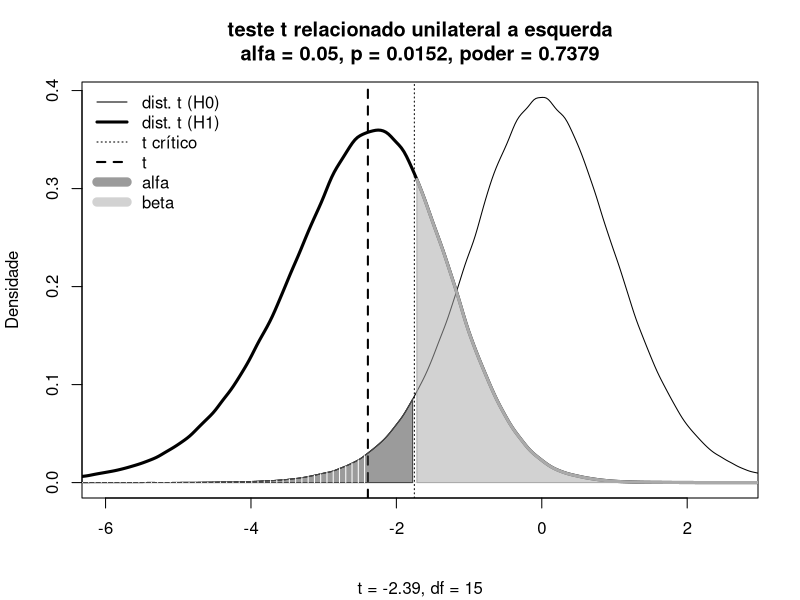

Source code (R):
# -*- coding: utf-8 -*-
# Teste t relacionado unilateral a esquerda
# Referencial teorico da distribuicao t central e nao-central

n <- 16
mediaA <- 5.9; mediaB <- 4.8
dpA <- 1.2; dpB <- 1.8
r <- 0.3
alfa <- 0.05
dif <- mediaB - mediaA
df <- n - 1
ep <- sqrt((dpA^2 + dpB^2 - 2*r*dpA*dpB)/n)
t <- dif/ep
p <- pt(t,df)
eta2 <- t^2/(t^2 + df)
ncp <- t # ncp = estatistica de teste t
# media e dp das dist. t central e nao-central
mediaH0 <- 0
dpH0 <- sqrt(df/(df-2))
beta <- sqrt(df/2)*gamma((df-1)/2)/gamma(df/2)
mediaH1 <- ncp*beta
dpH1 <- sqrt(((df*(1+ncp^2))/(df-2))-mediaH1^2)
# distribuicao t sob H0 (central: ncp = 0)
tH0 <- rt(1e6, df)
dtH0 <- density(tH0)
# distribuicao t sob H1 (nao-central: ncp = t)
tH1 <- rt(1e6, df, ncp)
dtH1 <- density(tH1)
# quantil critico (1-alfa)% sob H0 e poder 
q <- qt(alfa, df) 
poder <- pt(q,df,ncp)

# Grafico
x_min = max(c( min(c(dtH0$x,dtH1$x)), if(t<0){-2.5*abs(t)}else{-1.5*abs(q)} ))
x_max = min(c( max(c(dtH0$x,dtH1$x)), if(t>0){ 2.5*abs(t)}else{ 1.5*abs(q)} ))
# formato de p e poder
p_txt <- paste("p = ",round(p,4),sep="")
if(p<1e-4){p_txt <- paste("p = ",format(p, format = "e", digits = 2),sep="")}
if(p>0.9999){p_txt <- "p > 0.9999"}
plot(dtH0,type="l",
     main=paste("teste t relacionado unilateral a esquerda\n",
                "alfa = ",alfa,", ",p_txt,", poder = ",round(poder,4),
                sep=""),
     sub=paste("t = ",round(t,2),", df = ",round(df,2),sep=""),
     xlab=NA,ylab="Densidade",
     xlim = c(x_min,x_max),
     lwd=1, lty=1, col="#000000"
)
lines(dtH1,lwd=3, lty=1, col="#000000")
abline(v=q, lwd=1, lty = 3, col="#000000")
abline(v=t, lwd=2, lty = 2, col="#000000")
# area de alfa
# esquerda
alfa_x <- c(dtH0$x[dtH0$x<=q]) 
alfa_y <- c(dtH0$y[dtH0$x<=q])
lines(alfa_x, alfa_y, col="#444444", lwd=1)
alfa_x <- c(min(alfa_x),alfa_x,max(alfa_x))  
alfa_y <- c(0,alfa_y,0)
polygon(alfa_x, alfa_y, col="#44444488", border="#444444")
# area beta (1-poder)
beta_x <- c(dtH1$x[dtH1$x>=q]) 
beta_y <- c(dtH1$y[dtH1$x>=q])
lines(beta_x, beta_y, col="#aaaaaa", lwd=3)
beta_x <- c(min(beta_x),beta_x,max(beta_x))  
beta_y <- c(0,beta_y,0)
polygon(beta_x, beta_y, col="#aaaaaa88", border="#aaaaaa")
# area de p
if (p>alfa) {p_cor="#333333"} else {p_cor="#ffffff"}
# esquerda
p_x <- c(dtH0$x[dtH0$x<=t]) 
p_y <- c(dtH0$y[dtH0$x<=t])
p_x <- c(min(p_x),p_x,max(p_x))  
p_y <- c(0,p_y,0)
hachura_x <- c()
hachura_y <- c()
for (a in seq(from=1, to=length(p_x), by=3))
{
  hachura_x <- c(hachura_x, p_x[a])
  hachura_y <- c(hachura_y, p_y[a])
}
if (max(hachura_y)<0.005) 
{
  hachura_y <- rep( 0.005,length(hachura_y)); p_cor="#000000";
}
lines(hachura_x,hachura_y,type="h",lwd=1,lty=1,col=p_cor)
# legenda
if (abs(x_min)<abs(x_max)) {posleg <- "topright"} else {posleg <- "topleft"}
legend(posleg, 
       c(
         "dist. t (H0)", "dist. t (H1)", "t crítico", "t", "alfa", "beta"
       ), 
       col=c("#000000","#000000","#000000","#000000","#44444488","#aaaaaa88"),
       lwd=c(1,3,1,2,9,9), 
       lty=c(1,1,3,2,1,1), 
       box.lwd=0, bg="transparent")  
